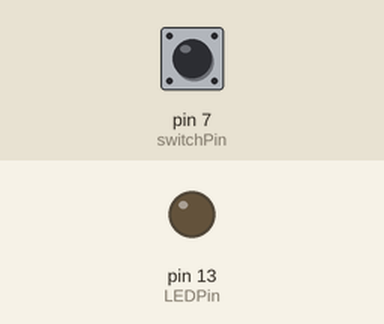
Recording of a sketch running on a simulated Arduino Uno, built with avr-gcc and run on an emulated ATmega328P. Shown: output pins drawn as LEDs (lit = HIGH). Dashed ring = blinking. The test bench sets the inputs (shaded band); at power-on: pin 7 (switchPin) HIGH.

Above: at 1.2 s.
1.3 s: pin 7 (switchPin) pulled LOW for 0.15 s
At 2.1 s:
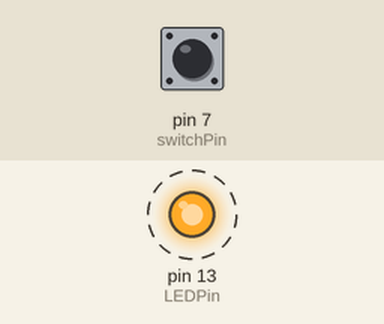
4.4 s: pin 7 (switchPin) pulled LOW for 3.2 s
At 6.2 s:
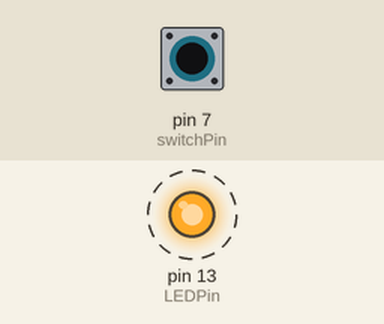
9.9 s: pin 7 (switchPin) pulled LOW for 1 s
At 10.7 s:
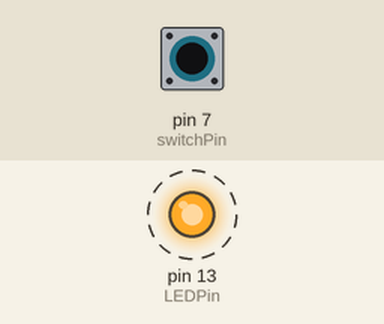
Timing chart, 0 to 14.4 s (numbered marks = the images above; inputs shaded):
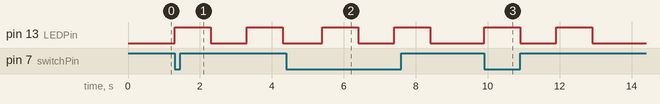

The sketch:

switch-read.ino
```cpp
/*

  Read the input from a switch, then make the LED blink twice.

*/

// Instead of hard-coding the pin numbers, we can use variables and assign their values in one place
// This makes it much easier to update if we change the pins we're using later

int switchPin = 7;
int LEDPin = 13;

void setup() {

  pinMode(switchPin,INPUT);
  pinMode(LEDPin,OUTPUT);
  digitalWrite(LEDPin,LOW); // Initialize the LED to be off when the program starts
}

void loop() {

  int switch_value = digitalRead(switchPin);
  if(switch_value==LOW)
  {
   digitalWrite(LEDPin,HIGH);
   delay(1000);
   digitalWrite(LEDPin,LOW);
   delay(1000);
   digitalWrite(LEDPin,HIGH);
   delay(1000);
   digitalWrite(LEDPin,LOW);
   delay(1000);
  }
  delay(100);
}
```

Measured:
- after the input at 1.3 s, pin 13 (LEDPin): alternates HIGH for 1.0 s and LOW for 1.0 s, starting at once
- after the input at 4.4 s, pin 13 (LEDPin): alternates HIGH for 1.0 s and LOW for 1.0 s, starting after 1.0 s
- after the input at 9.9 s, pin 13 (LEDPin): alternates HIGH for 1.0 s and LOW for 1.0 s, 4 changes in all, then stays LOW, starting at once
